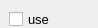
                 <widget class="QWidget" name="pgWatermark">
                  <property name="geometry">
                   <rect>
                    <x>0</x>
                    <y>0</y>
                    <width>98</width>
                    <height>28</height>
                   </rect>
                  </property>
                  <attribute name="label">
                   <string>Watermark</string>
                  </attribute>
                  <widget class="QWidget" name="verticalLayoutWidget">
                   <property name="geometry">
                    <rect>
                     <x>0</x>
                     <y>0</y>
                     <width>440</width>
                     <height>457</height>
                    </rect>
                   </property>
                   <layout class="QVBoxLayout" name="verticalLayout_3">
                    <property name="sizeConstraint">
                     <enum>QLayout::SetMinimumSize</enum>
                    </property>
                    <item>
                     <widget class="QWidget" name="gbWatermark" native="true">
                      <property name="sizePolicy">
                       <sizepolicy hsizetype="Expanding" vsizetype="Preferred">
                        <horstretch>0</horstretch>
                        <verstretch>0</verstretch>
                       </sizepolicy>
                      </property>
                      <property name="minimumSize">
                       <size>
                        <width>0</width>
                        <height>80</height>
                       </size>
                      </property>
                      <property name="font">
                       <font>
                        <family>Arial</family>
                        <pointsize>10</pointsize>
                        <weight>75</weight>
                        <bold>true</bold>
                       </font>
                      </property>
                      <layout class="QGridLayout" name="gridLayout_10">
                       <item row="1" column="0">
                        <widget class="QLabel" name="label_34">
                         <property name="font">
                          <font>
                           <family>Arial</family>
                           <pointsize>10</pointsize>
                           <weight>50</weight>
                           <bold>false</bold>
                          </font>
                         </property>
                         <property name="text">
                          <string>Opacity   </string>
                         </property>
                        </widget>
                       </item>
                       <item row="1" column="2">
                        <spacer name="horizontalSpacer_10">
                         <property name="orientation">
                          <enum>Qt::Horizontal</enum>
                         </property>
                         <property name="sizeHint" stdset="0">
                          <size>
                           <width>40</width>
                           <height>20</height>
                          </size>
                         </property>
                        </spacer>
                       </item>
                       <item row="0" column="0">
                        <widget class="QCheckBox" name="chkUseWM">
                         <property name="font">
                          <font>
                           <family>Arial</family>
                           <pointsize>10</pointsize>
                           <weight>50</weight>
                           <bold>false</bold>
                          </font>
                         </property>
                         <property name="text">
                          <string>use</string>
                         </property>
                        </widget>
                       </item>
                       <item row="1" column="3">
                        <widget class="QLabel" name="label_29">
                         <property name="font">
                          <font>
                           <family>Arial</family>
                           <pointsize>10</pointsize>
                           <weight>50</weight>
                           <bold>false</bold>
                          </font>
                         </property>
                         <property name="text">
                          <string>Color</string>
                         </property>
                        </widget>
                       </item>
                       <item row="1" column="1">
                        <widget class="QSpinBox" name="sbWmOpacity">
                         <property name="font">
                          <font>
                           <family>Arial</family>
                           <pointsize>10</pointsize>
                           <weight>50</weight>
                           <bold>false</bold>
                          </font>
                         </property>
                         <property name="suffix">
                          <string>%</string>
                         </property>
                         <property name="maximum">
                          <number>100</number>
                         </property>
                        </widget>
                       </item>
                       <item row="2" column="0">
                        <widget class="QLabel" name="label_35">
                         <property name="font">
                          <font>
                           <family>Arial</family>
                           <pointsize>10</pointsize>
                           <weight>50</weight>
                           <bold>false</bold>
                          </font>
                         </property>
                         <property name="text">
                          <string>Text</string>
                         </property>
                        </widget>
                       </item>
                       <item row="1" column="4">
                        <widget class="QToolButton" name="btnWmColor">
                         <property name="styleSheet">
                          <string notr="true">QToolButton {background-color:#fff}</string>
                         </property>
                         <property name="text">
                          <string/>
                         </property>
                        </widget>
                       </item>
                       <item row="2" column="1" colspan="4">
                        <widget class="QLineEdit" name="edtWatermark">
                         <property name="minimumSize">
                          <size>
                           <width>0</width>
                           <height>24</height>
                          </size>
                         </property>
                         <property name="font">
                          <font>
                           <family>Arial</family>
                           <pointsize>10</pointsize>
                           <weight>50</weight>
                           <bold>false</bold>
                          </font>
                         </property>
                        </widget>
                       </item>
                      </layout>
                     </widget>
                    </item>
                    <item>
                     <widget class="QGroupBox" name="gbWatermarkFont">
                      <property name="font">
                       <font>
                        <family>Arial</family>
                        <pointsize>10</pointsize>
                        <weight>75</weight>
                        <bold>true</bold>
                       </font>
                      </property>
                      <property name="title">
                       <string>Font</string>
                      </property>
                      <layout class="QHBoxLayout" name="horizontalLayout_3">
                       <item>
                        <widget class="QToolButton" name="btnSelectWmFont">
                         <property name="sizePolicy">
                          <sizepolicy hsizetype="Fixed" vsizetype="Fixed">
                           <horstretch>4</horstretch>
                           <verstretch>0</verstretch>
                          </sizepolicy>
                         </property>
                         <property name="text">
                          <string>A</string>
                         </property>
                        </widget>
                       </item>
                       <item>
                        <widget class="QLabel" name="lblWaterMarkFont">
                         <property name="sizePolicy">
                          <sizepolicy hsizetype="Expanding" vsizetype="Preferred">
                           <horstretch>0</horstretch>
                           <verstretch>0</verstretch>
                          </sizepolicy>
                         </property>
                         <property name="font">
                          <font>
                           <family>Arial</family>
                           <pointsize>10</pointsize>
                           <weight>50</weight>
                           <bold>false</bold>
                          </font>
                         </property>
                         <property name="toolTip">
                          <string/>
                         </property>
                         <property name="text">
                          <string>----------------------------------------------------------------------------------------------</string>
                         </property>
                        </widget>
                       </item>
                      </layout>
                     </widget>
                    </item>
                    <item>
                     <widget class="QGroupBox" name="gbPosition">
                      <property name="minimumSize">
                       <size>
                        <width>0</width>
                        <height>110</height>
                       </size>
                      </property>
                      <property name="maximumSize">
                       <size>
                        <width>430</width>
                        <height>16777215</height>
                       </size>
                      </property>
                      <property name="font">
                       <font>
                        <family>Arial</family>
                        <pointsize>10</pointsize>
                        <weight>75</weight>
                        <bold>true</bold>
                       </font>
                      </property>
                      <property name="title">
                       <string>Position</string>
                      </property>
                      <layout class="QHBoxLayout" name="horizontalLayout_12">
                       <item>
                        <layout class="QGridLayout" name="gridLayout_11" columnstretch="0,0,0">
                         <item row="2" column="1">
                          <widget class="QLineEdit" name="edtWmVertMargin">
                           <property name="sizePolicy">
                            <sizepolicy hsizetype="Minimum" vsizetype="Fixed">
                             <horstretch>0</horstretch>
                             <verstretch>0</verstretch>
                            </sizepolicy>
                           </property>
                           <property name="maximumSize">
                            <size>
                             <width>50</width>
                             <height>16777215</height>
                            </size>
                           </property>
                           <property name="font">
                            <font>
                             <family>Arial</family>
                             <pointsize>10</pointsize>
                             <weight>50</weight>
                             <bold>false</bold>
                            </font>
                           </property>
                          </widget>
                         </item>
                         <item row="2" column="0">
                          <widget class="QLabel" name="label_12">
                           <property name="font">
                            <font>
                             <family>Arial</family>
                             <pointsize>10</pointsize>
                             <weight>50</weight>
                             <bold>false</bold>
                            </font>
                           </property>
                           <property name="text">
                            <string>Vertical margin:</string>
                           </property>
                          </widget>
                         </item>
                         <item row="2" column="2">
                          <widget class="QLabel" name="label_13">
                           <property name="font">
                            <font>
                             <family>Arial</family>
                             <pointsize>10</pointsize>
                             <weight>50</weight>
                             <bold>false</bold>
                            </font>
                           </property>
                           <property name="text">
                            <string>px</string>
                           </property>
                          </widget>
                         </item>
                         <item row="0" column="0" colspan="3">
                          <widget class="QComboBox" name="cbWmVPosition">
                           <property name="sizePolicy">
                            <sizepolicy hsizetype="Expanding" vsizetype="Fixed">
                             <horstretch>0</horstretch>
                             <verstretch>0</verstretch>
                            </sizepolicy>
                           </property>
                           <property name="font">
                            <font>
                             <family>Arial</family>
                             <pointsize>10</pointsize>
                             <weight>50</weight>
                             <bold>false</bold>
                            </font>
                           </property>
                           <property name="currentText">
                            <string>Center vertically</string>
                           </property>
                           <property name="currentIndex">
                            <number>1</number>
                           </property>
                           <item>
                            <property name="text">
                             <string>Top</string>
                            </property>
                           </item>
                           <item>
                            <property name="text">
                             <string>Center vertically</string>
                            </property>
                           </item>
                           <item>
                            <property name="text">
                             <string>Bottom</string>
                            </property>
                           </item>
                          </widget>
                         </item>
                        </layout>
                       </item>
                       <item>
                        <layout class="QGridLayout" name="gridLayout_21" columnstretch="0,0,0">
                         <item row="0" column="0" colspan="3">
                          <widget class="QComboBox" name="cbWmHPosition">
                           <property name="sizePolicy">
                            <sizepolicy hsizetype="Expanding" vsizetype="Fixed">
                             <horstretch>0</horstretch>
                             <verstretch>0</verstretch>
                            </sizepolicy>
                           </property>
                           <property name="font">
                            <font>
                             <family>Arial</family>
                             <pointsize>10</pointsize>
                             <weight>50</weight>
                             <bold>false</bold>
                            </font>
                           </property>
                           <property name="currentIndex">
                            <number>1</number>
                           </property>
                           <item>
                            <property name="text">
                             <string>Left</string>
                            </property>
                           </item>
                           <item>
                            <property name="text">
                             <string>Center horizontally</string>
                            </property>
                           </item>
                           <item>
                            <property name="text">
                             <string>Right</string>
                            </property>
                           </item>
                          </widget>
                         </item>
                         <item row="1" column="0">
                          <widget class="QLabel" name="label_60">
                           <property name="font">
                            <font>
                             <family>Arial</family>
                             <pointsize>10</pointsize>
                             <weight>50</weight>
                             <bold>false</bold>
                            </font>
                           </property>
                           <property name="text">
                            <string>Horizontal margin</string>
                           </property>
                          </widget>
                         </item>
                         <item row="1" column="1">
                          <widget class="QLineEdit" name="edtWmHorizMargin">
                           <property name="sizePolicy">
                            <sizepolicy hsizetype="Minimum" vsizetype="Fixed">
                             <horstretch>0</horstretch>
                             <verstretch>0</verstretch>
                            </sizepolicy>
                           </property>
                           <property name="maximumSize">
                            <size>
                             <width>50</width>
                             <height>16777215</height>
                            </size>
                           </property>
                           <property name="font">
                            <font>
                             <family>Arial</family>
                             <pointsize>10</pointsize>
                             <weight>50</weight>
                             <bold>false</bold>
                            </font>
                           </property>
                          </widget>
                         </item>
                         <item row="1" column="2">
                          <widget class="QLabel" name="label_71">
                           <property name="font">
                            <font>
                             <family>Arial</family>
                             <pointsize>10</pointsize>
                             <weight>50</weight>
                             <bold>false</bold>
                            </font>
                           </property>
                           <property name="text">
                            <string>px</string>
                           </property>
                          </widget>
                         </item>
                        </layout>
                       </item>
                      </layout>
                     </widget>
                    </item>
                    <item>
                     <widget class="QGroupBox" name="gbWmTextShadow">
                      <property name="title">
                       <string>Text Shadow</string>
                      </property>
                      <layout class="QGridLayout" name="gridLayout_8">
                       <item row="1" column="2">
                        <widget class="QSpinBox" name="sbWmShadowBlur">
                         <property name="sizePolicy">
                          <sizepolicy hsizetype="Fixed" vsizetype="Fixed">
                           <horstretch>0</horstretch>
                           <verstretch>0</verstretch>
                          </sizepolicy>
                         </property>
                         <property name="minimumSize">
                          <size>
                           <width>0</width>
                           <height>24</height>
                          </size>
                         </property>
                         <property name="font">
                          <font>
                           <family>Arial</family>
                           <pointsize>10</pointsize>
                           <weight>50</weight>
                           <bold>false</bold>
                          </font>
                         </property>
                         <property name="suffix">
                          <string>px</string>
                         </property>
                        </widget>
                       </item>
                       <item row="1" column="1">
                        <widget class="QSpinBox" name="sbWmShadowVert">
                         <property name="sizePolicy">
                          <sizepolicy hsizetype="Fixed" vsizetype="Fixed">
                           <horstretch>0</horstretch>
                           <verstretch>0</verstretch>
                          </sizepolicy>
                         </property>
                         <property name="minimumSize">
                          <size>
                           <width>0</width>
                           <height>24</height>
                          </size>
                         </property>
                         <property name="font">
                          <font>
                           <family>Arial</family>
                           <pointsize>10</pointsize>
                           <weight>50</weight>
                           <bold>false</bold>
                          </font>
                         </property>
                         <property name="suffix">
                          <string>px</string>
                         </property>
                        </widget>
                       </item>
                       <item row="0" column="2">
                        <widget class="QLabel" name="label_41">
                         <property name="font">
                          <font>
                           <family>Arial</family>
                           <pointsize>10</pointsize>
                           <weight>50</weight>
                           <bold>false</bold>
                          </font>
                         </property>
                         <property name="text">
                          <string>Blur:</string>
                         </property>
                        </widget>
                       </item>
                       <item row="0" column="0">
                        <widget class="QLabel" name="label_16">
                         <property name="font">
                          <font>
                           <family>Arial</family>
                           <pointsize>10</pointsize>
                           <weight>50</weight>
                           <bold>false</bold>
                          </font>
                         </property>
                         <property name="text">
                          <string>Horizontal</string>
                         </property>
                        </widget>
                       </item>
                       <item row="1" column="0">
                        <widget class="QSpinBox" name="sbWmShadowHoriz">
                         <property name="sizePolicy">
                          <sizepolicy hsizetype="Fixed" vsizetype="Fixed">
                           <horstretch>0</horstretch>
                           <verstretch>0</verstretch>
                          </sizepolicy>
                         </property>
                         <property name="minimumSize">
                          <size>
                           <width>0</width>
                           <height>24</height>
                          </size>
                         </property>
                         <property name="font">
                          <font>
                           <family>Arial</family>
                           <pointsize>10</pointsize>
                           <weight>50</weight>
                           <bold>false</bold>
                          </font>
                         </property>
                         <property name="suffix">
                          <string>px</string>
                         </property>
                        </widget>
                       </item>
                       <item row="0" column="1">
                        <widget class="QLabel" name="label_40">
                         <property name="font">
                          <font>
                           <family>Arial</family>
                           <pointsize>10</pointsize>
                           <weight>50</weight>
                           <bold>false</bold>
                          </font>
                         </property>
                         <property name="text">
                          <string>Vertical:</string>
                         </property>
                        </widget>
                       </item>
                       <item row="1" column="3">
                        <widget class="QToolButton" name="btnWmShadowColor">
                         <property name="minimumSize">
                          <size>
                           <width>0</width>
                           <height>24</height>
                          </size>
                         </property>
                         <property name="font">
                          <font>
                           <family>MS Shell Dlg 2</family>
                           <pointsize>10</pointsize>
                           <weight>50</weight>
                           <bold>false</bold>
                          </font>
                         </property>
                         <property name="styleSheet">
                          <string notr="true">QToolButton {background-color:#ddd}</string>
                         </property>
                         <property name="text">
                          <string/>
                         </property>
                        </widget>
                       </item>
                       <item row="0" column="3">
                        <widget class="QLabel" name="label_52">
                         <property name="font">
                          <font>
                           <family>Arial</family>
                           <pointsize>10</pointsize>
                           <weight>50</weight>
                           <bold>false</bold>
                          </font>
                         </property>
                         <property name="text">
                          <string>Color</string>
                         </property>
                        </widget>
                       </item>
                      </layout>
                     </widget>
                    </item>
                    <item>
                     <widget class="QLabel" name="lblWmSample">
                      <property name="sizePolicy">
                       <sizepolicy hsizetype="Expanding" vsizetype="Preferred">
                        <horstretch>0</horstretch>
                        <verstretch>0</verstretch>
                       </sizepolicy>
                      </property>
                      <property name="font">
                       <font>
                        <family>Monotype Corsiva</family>
                        <pointsize>28</pointsize>
                        <weight>75</weight>
                        <bold>true</bold>
                       </font>
                      </property>
                      <property name="text">
                       <string>Watermark text sample</string>
                      </property>
                     </widget>
                    </item>
                    <item>
                     <spacer name="verticalSpacer_4">
                      <property name="orientation">
                       <enum>Qt::Vertical</enum>
                      </property>
                      <property name="sizeHint" stdset="0">
                       <size>
                        <width>20</width>
                        <height>40</height>
                       </size>
                      </property>
                     </spacer>
                    </item>
                   </layout>
                  </widget>
                 </widget>
